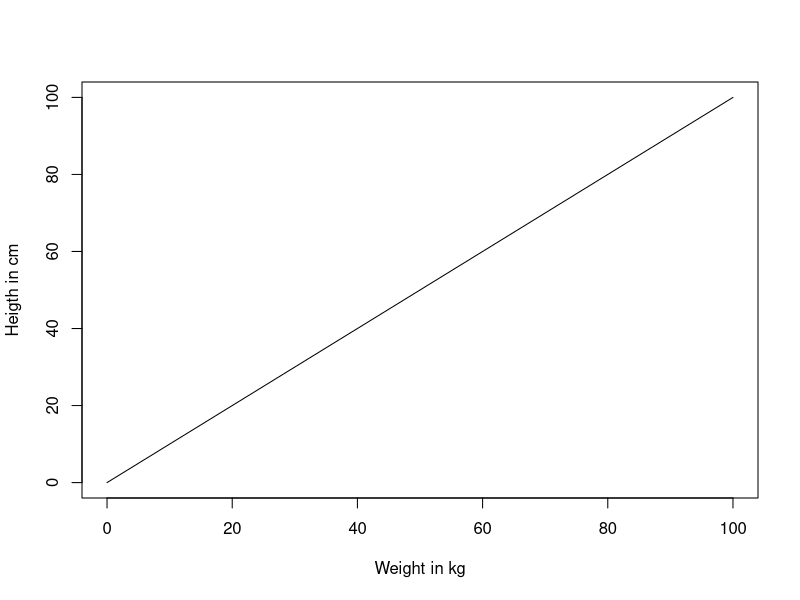
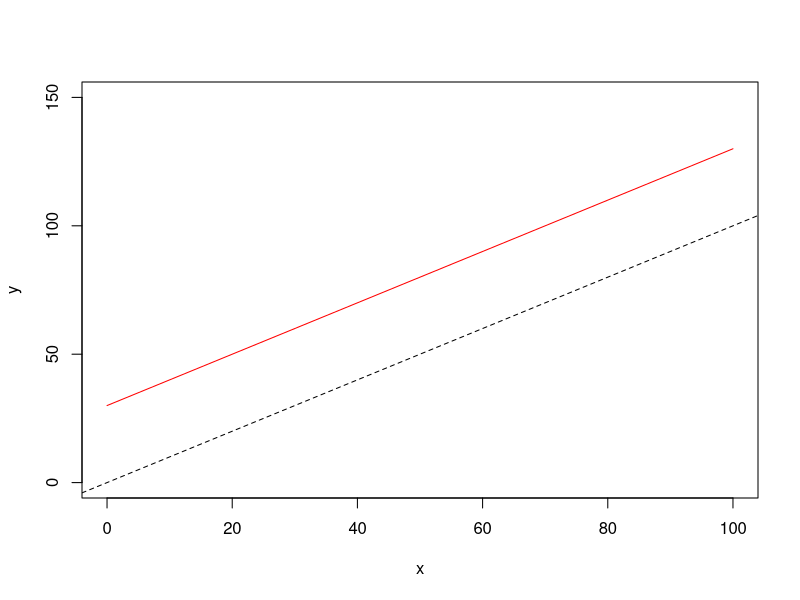
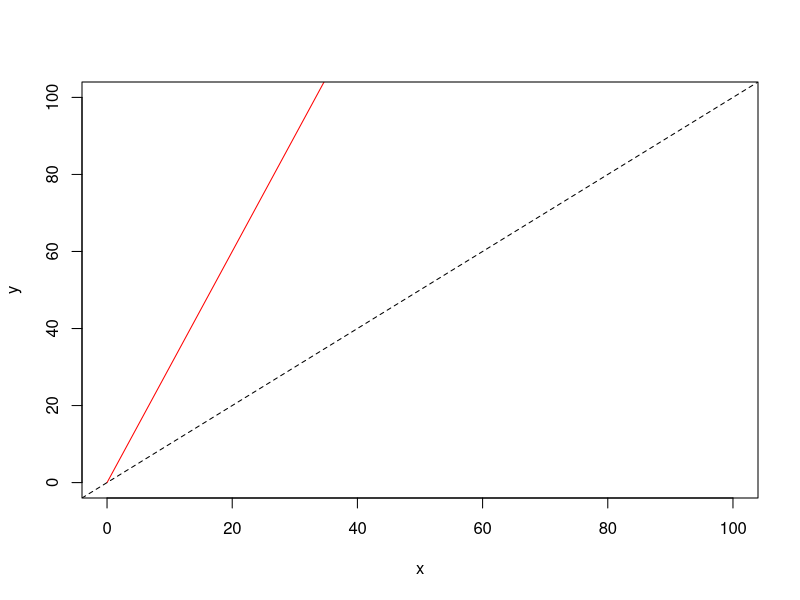
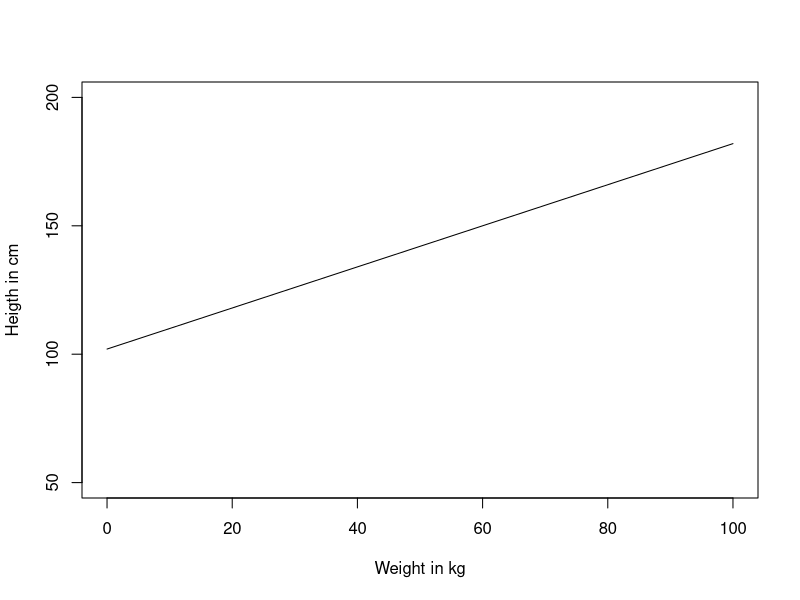
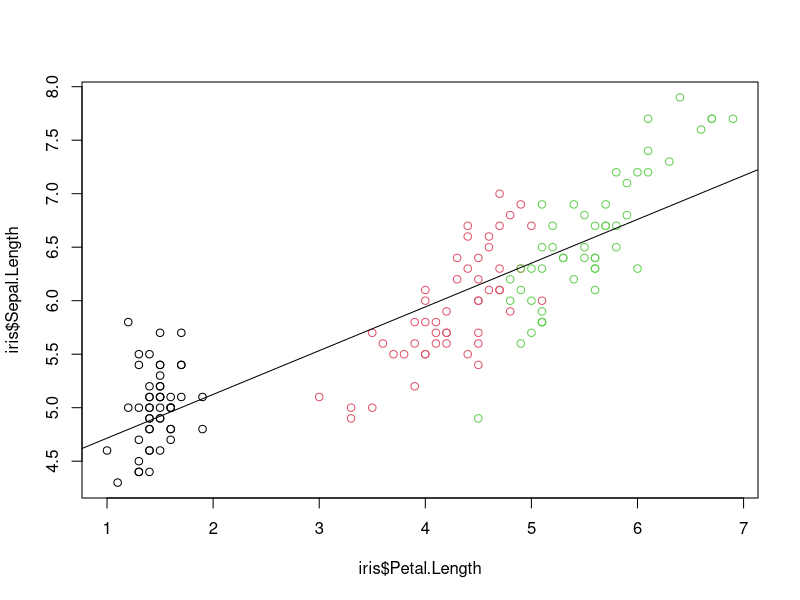
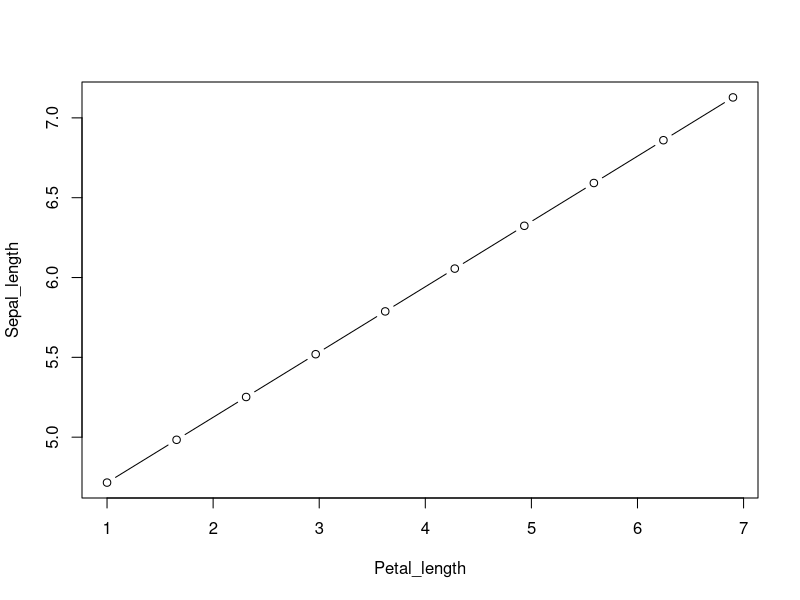
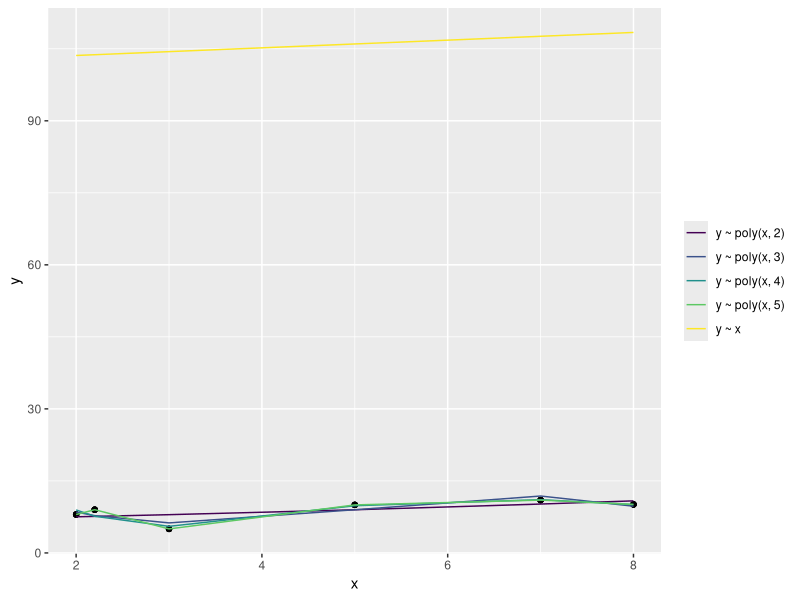

The R source for these figures, in order:
## ---- chunk 1
library(tidyverse)
library(modelr)
library(viridis)
## ---- chunk 2
# y = kaal
x <- 0:100
# x = pikkus
y <- x
## ---- chunk 3
plot(y ~ x, type = "l", xlab = "Weight in kg", ylab = "Heigth in cm")
## ---- chunk 4
x <- 0:100 
a <- 30
y <- a + x
## ---- chunk 5
plot(y ~ x, xlim = c(0, 100), ylim = c(0, 150), col = "red", type = "l")
abline(c(0, 1), lty = 2)
## ---- chunk 6
x <- 0:200
b <- 3
y <- b * x
## ---- chunk 7
plot(y ~ x, xlim = c(0, 100), ylim = c(0, 100), col = "red", type = "l")
abline(c(0, 1), lty = 2)
## ---- chunk 8
a <- 102
b <- 0.8
x <-  0:100 
y <-  a + b * x
## ---- chunk 9
plot(y ~ x, xlab = "Weight in kg", ylab = "Heigth in cm", ylim = c(50, 200), type = "l")
## ---- chunk 10
# Fit a linear model and name the model object as m1
m1 <- lm(Sepal.Length ~ Petal.Length, data = iris)
## ---- chunk 11
# Make a scatter plot, colored by the var called "Species"
plot(iris$Sepal.Length ~ iris$Petal.Length, col = iris$Species)
# Draw the fitted regression line from m1
abline(m1)
## ---- chunk 12
coef(m1)
## ---- chunk 13
## Genereerime uued andmed Petal.Length vahemikus
Petal_length <- seq(min(iris$Petal.Length), 
                    max(iris$Petal.Length), 
                    length.out = 10)
## Võtame mudeli koefitsendid
a <- coef(m1)[1]
b <- coef(m1)[2]
## Kasutades mudeli koefitsente genereerime Sepal_length väärtused
Sepal_length <-  a + b * Petal_length
## ---- chunk 14
plot(Sepal_length ~ Petal_length, type = "b")
## ---- chunk 15
dfr <- tibble(x = c(2, 3, 2.2, 5, 7, 8), y = c(8, 5, 9, 10, 11, 10.1))
mod_e1 <- lm(y ~ x)
mod_e2 <- lm(y ~ poly(x, 2), data = dfr)
mod_e3 <- lm(y ~ poly(x, 3), data = dfr)
mod_e4 <- lm(y ~ poly(x, 4), data = dfr)
mod_e5 <- lm(y ~ poly(x, 5), data = dfr)
## Extract model formulas for plotting
model_formulas <- tibble(model = c("mod_e1", "mod_e2", "mod_e3", "mod_e4", "mod_e5"),
                         fit = list(mod_e1, mod_e2, mod_e3, mod_e4, mod_e5)) %>% 
  mutate(frms = map(fit, formula),
         frms = map_chr(frms, deparse)) %>% 
  select(model, frms)
## ---- chunk 16
dfr %>%
  gather_predictions(mod_e1, mod_e2, mod_e3, mod_e4, mod_e5) %>% 
  left_join(model_formulas) %>%
  ggplot() +
  geom_point(aes(x, y), color = "black") +
  geom_line(aes(x, pred, colour = frms)) +
  theme(legend.title = element_blank()) +
  scale_color_viridis(discrete = TRUE)
## ---- chunk 17
AIC(mod_e1, mod_e2, mod_e3, mod_e4, mod_e5)
